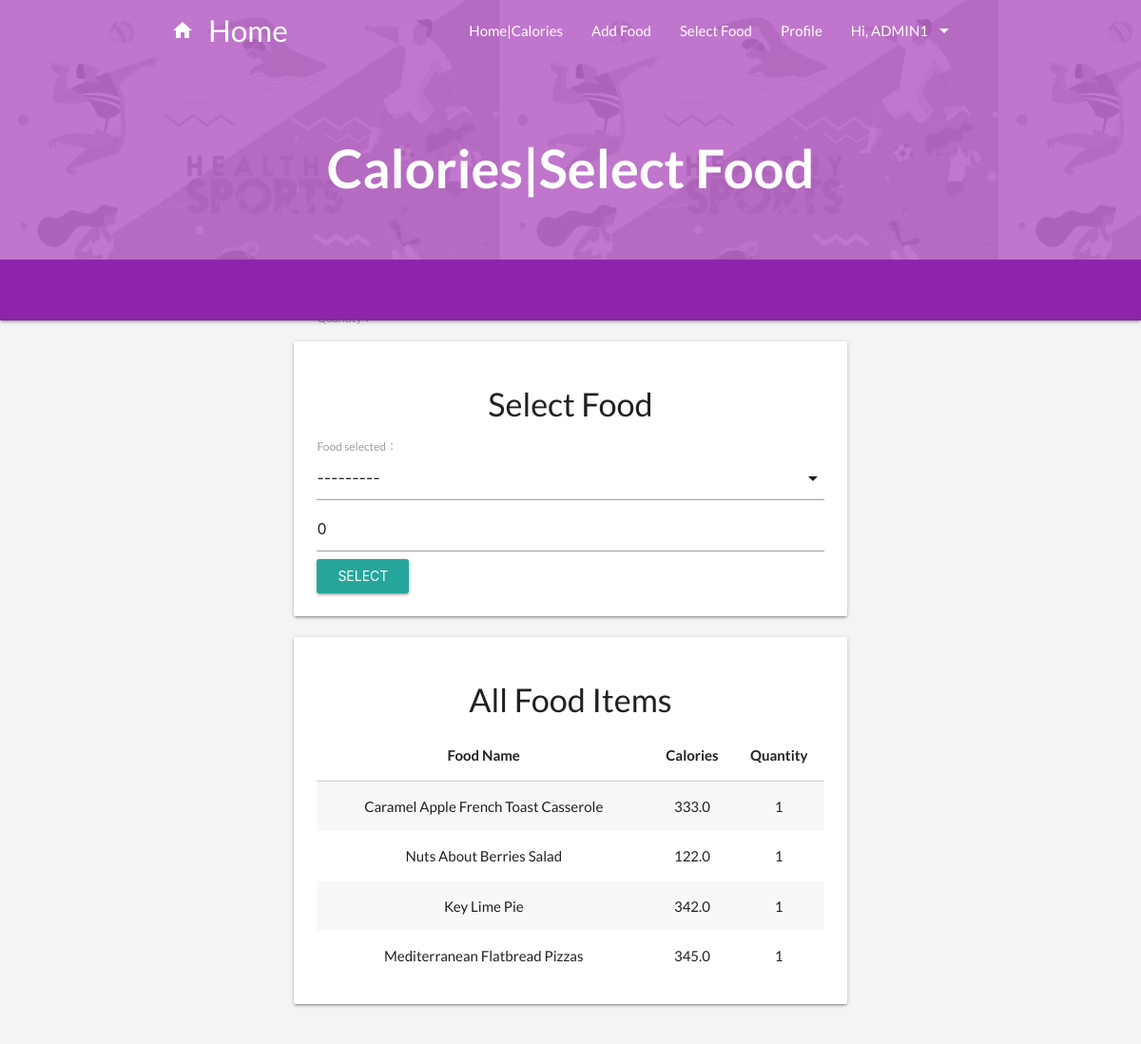
Page /calories/select_food/ (signed in) on the committed database.
### calories/models.py (models this page shows)
class Food(models.Model):
	name = models.CharField(max_length=200 ,null=False)
	quantity = models.PositiveIntegerField(null=False,default=0)
	calorie = models.FloatField(null=False,default=0)
	person_of = models.ForeignKey(User,null=True,on_delete=models.CASCADE)
	def __str__(self):
		return self.name

### calories/views.py (the view)
# urls.py: path('select_food/',select_food,name='select_food'),
@login_required
def select_food(request):
	person = Profile.objects.filter(person_of=request.user).last()
	food_items = Food.objects.filter(person_of=request.user)
	form = SelectFoodForm(request.user,instance=person)
	if request.method == 'POST':
		form = SelectFoodForm(request.user,request.POST,instance=person)
		if form.is_valid():
			form.save()
			return redirect('home')
	else:
		form = SelectFoodForm(request.user)
	context = {'form':form,'food_items':food_items}
	return render(request, 'calories/select_food.html',context)

### calories/forms.py
class SelectFoodForm(forms.ModelForm):
    class Meta:
        model = Profile
        fields = ('food_selected','quantity',)
    def __init__(self, user, *args, **kwargs):
        super(SelectFoodForm, self).__init__(*args, **kwargs)
        self.fields['food_selected'].queryset = Food.objects.filter(person_of=user)

### templates/calories/select_food.html (shortened to what this page needs)
{% extends 'calories/base.html' %}
{% load static %}
{% block Top_background %}{% static 'images/background_picture.jpg' %}{% endblock %}
{% block color1 %} purple lighten-2{% endblock %}
{% block color2 %} purple lighten-2{% endblock %}
{% block header_title %}
    <h1>Calories|Select Food</h1>
{% endblock %}
{% load materializecss %}
{% block content %}
    <div class="container">
        <div class="col m12">
            <div class="card-panel hoverable">
                <h4 class="center-align bold">Select Food</h4>
                <form method="POST">
                    {{ form|materializecss }}
                    <input class="btn waves-effect waves-light" type="submit" value="select">
                </form>
            </div>
        </div>
    </div>
    <div class="container">
        <div class="col m12">
            <div class="card-panel hoverable">
                <h4 class="center-align" >All Food Items </h4>
                <table class="striped centered highlight">
                  <thead class="thead-dark">
                    <tr class="text-center">
                      <th scope="col">Food Name</th>
                        <th scope="col">Calories</th>
                        <th scope="col">Quantity</th>
                    </tr>
                  </thead>
                  <tbody>
                    {% for food in food_items %}
                    <tr>
                      <td>{{ food.name }}</td>
                        <td>{{ food.calorie }}</td>
                        <td>{{ food.quantity }}</td>
                    </tr>
                    {% endfor %}
                  </tbody>
                </table>
            </div>
        </div>
    </div>
{% endblock %}

### templates/calories/base.html (shortened to what this page needs)
{% load static %}
<!DOCTYPE html>
<html lang="en">
  <head>
    <link type="text/css" rel="stylesheet" href="{% static 'mat/css/gallery-materialize.min.css' %}"  media="screen,projection"/>
    <link type="text/css" rel="stylesheet" href="{% static 'mat/css/materialize.min.css'%}"  media="screen,projection"/>
    <link href="{% static 'mat/css/gallery-materialize.min.css' %}" rel="stylesheet">
    {% block css %}
      <link rel="stylesheet" href="https://cdnjs.cloudflare.com/ajax/libs/materialize/1.0.0-rc.1/css/materialize.min.css" />
    {% endblock css %}
  </head>
  <body class="blog">
    <nav class="nav-extended {% block color1 %}{% endblock %}">
      <div class="nav-background">
        <div class="pattern active" style="background-image: url('{% block Top_background %}{% endblock %}');"></div>
      </div>
      <div class="nav-wrapper container">
        <a href="/" class="brand-logo"><i class="material-icons">home</i>Home</a>
        <ul class="right hide-on-med-and-down">
            {% with url_name=request.resolver_match.url_name %}
              <li><a class="  {% if url_name == 'home' %} active{% endif %}" href={% url "home" %}>Home|Calories</a></li>
              <li><a class=" {% if url_name == 'add_food' %} active{% endif %}" href={% url "add_food" %}>Add Food</a></li>
              <li><a class=" {% if url_name == 'select_food' %} active{% endif %}" href={% url "select_food" %}>Select Food</a></li>
                <li><a class=" {% if url_name == 'profile' %} active{% endif %}" href={% url "profile" %}>Profile</a></li>
                <li><a class='dropdown-button' href='#' data-activates='feature-dropdown' data-belowOrigin="true" data-constrainWidth="false">
                    {% if request.user %}
                        Hi, {{ request.user | upper }}
                    {% else %}
                        Features
                    {% endif %}
                    <i class="material-icons right">arrow_drop_down</i></a></li>
            {% endwith %}
        </ul>
        <div class="nav-header center">
            {% block header_title %}
            {% endblock %}
        </div>
      </div>
      <div class="categories-wrapper {% block color2 %}{% endblock %} darken-1">
      </div>
    </nav>
    <div id="portfolio" class="section gray">
      <div class="container">
        <div class="gallery row">
            {% block content %}
            {% endblock %}
        </div>
      </div>
    </div>
  </body>
</html>

### rows in the picture
Food: name "Caramel Apple French Toast Casserole", calorie "333.0", quantity "1"
Food: name "Nuts About Berries Salad", calorie "122.0", quantity "1"
Food: name "Key Lime Pie", calorie "342.0", quantity "1"
Food: name "Mediterranean Flatbread Pizzas", calorie "345.0", quantity "1"

### other values in the picture
{{ request.user | upper }} "ADMIN1"
